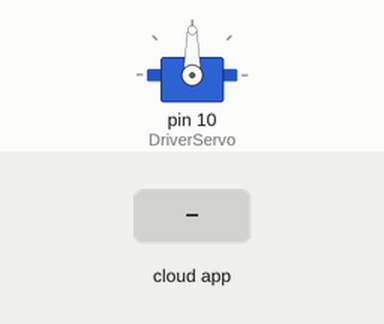
The sketch below on a simulated Arduino Uno, built with avr-gcc and run on an emulated ATmega328P. Shown: servo. The inputs (shaded band) are chosen by the test bench. The ROS host is connected and sends only what is stated.

Above: at 1.2 s.
1.3 s: the phone or cloud app sets AngleOfBot to 45
At 2.1 s:
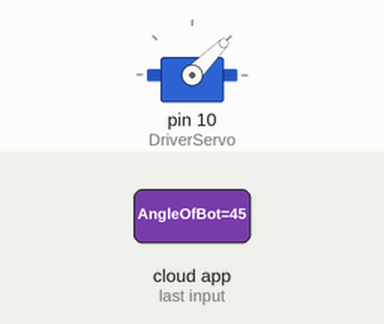
2.8 s: the phone or cloud app sets AngleOfBot to 0
At 3.2 s:
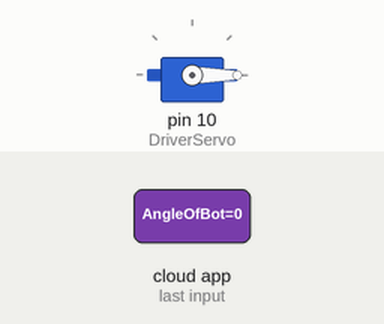
4.3 s: the phone or cloud app sets AngleOfBot to 180
At 5.5 s:
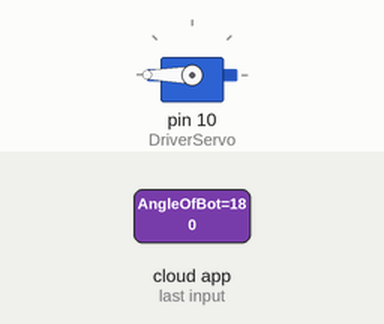
5.8 s: the phone or cloud app sets AngleOfBot to 90
At 6.7 s:
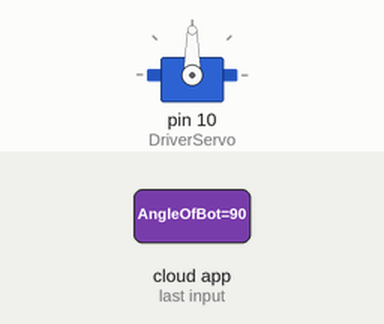
Timing chart, 0 to 8.3 s (numbered marks = the images above; inputs shaded):
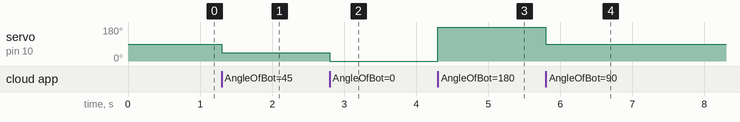

Measured:
- after the input at 1.3 s, servo on pin 10 (DriverServo): 90° → 45° at once
- after the input at 2.8 s, servo on pin 10 (DriverServo): 45° → 0° at once
- after the input at 4.3 s, servo on pin 10 (DriverServo): 0° → 180° at once
- after the input at 5.8 s, servo on pin 10 (DriverServo): 180° → 90° at once

The sketch:

rosserial_servo.ino
```cpp
#include <ros.h>
#include <std_msgs/Int32.h>
#include <Servo.h>
#include<AFMotor.h>

Servo DriverServo;
int servo_position=0;

ros::NodeHandle nh;

int mod(int val)
{
  if(val>0)return val;
  else return -val;
}

void messageCb(const std_msgs::Int32 &AngleOfBot)
{
  if(mod(servo_position-AngleOfBot.data)>10)
      {
        servo_position=AngleOfBot.data;
        DriverServo.write(servo_position);
      }
}

ros::Subscriber<std_msgs::Int32> sub("AngleOfBot",&messageCb);

void setup()
{

  DriverServo.attach(10);
  nh.initNode();
  nh.subscribe(sub);
}
void loop()
{
  nh.spinOnce();
  delay(1);
}
```
